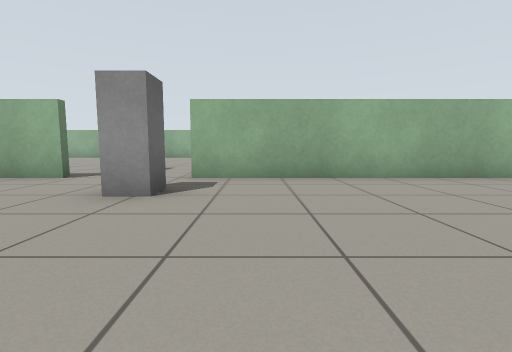
View 1 (above)

20 first-person views from a walk through a Gazebo world. The camera is 0.61 m above the floor, tilts 6° down and sees 85° across. The floor is counted in squares, 1 m on a side. Each view is taken from the middle of a square. On the plan, view 1 faces up. The plan holds only what a view shows up to about 9 squares ahead; the rest is blank.

View 2
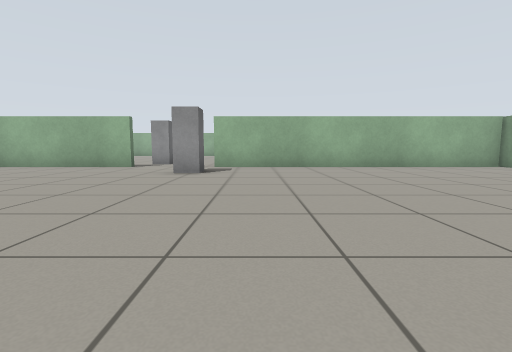

View 3
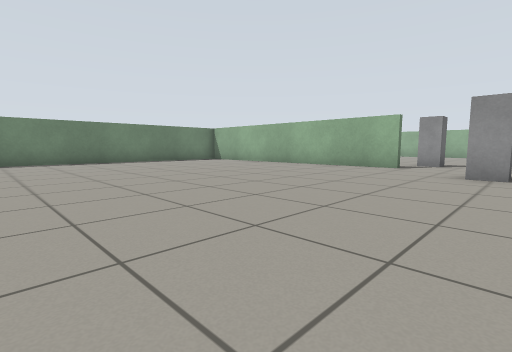

View 4
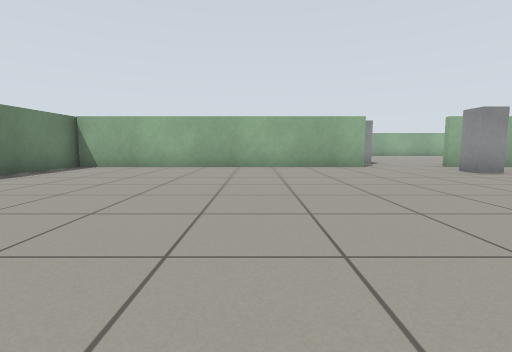

View 5
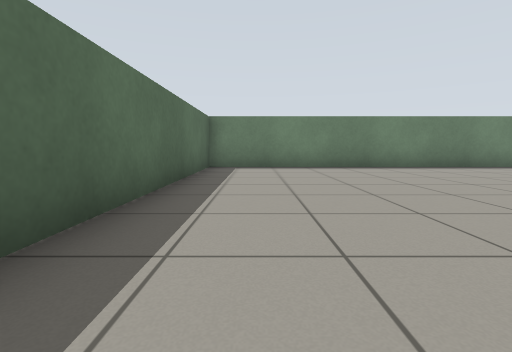

View 6
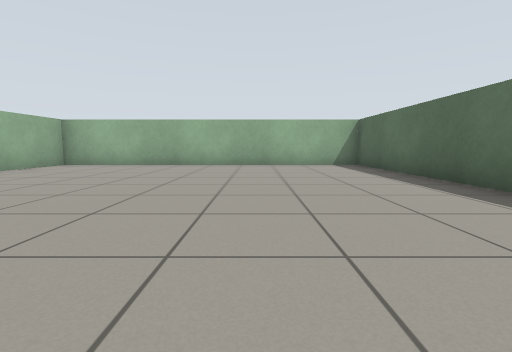

View 7
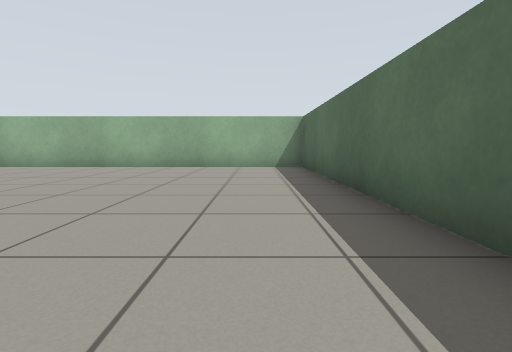

View 8
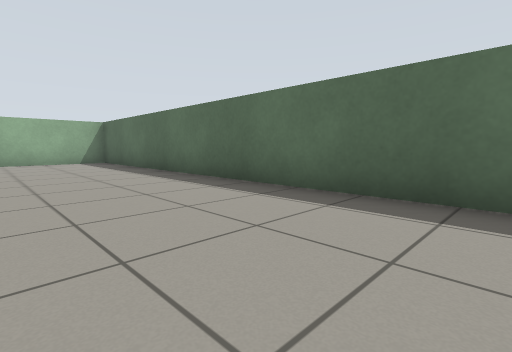

View 9
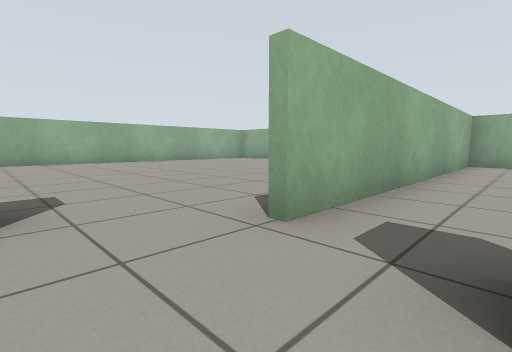

View 10
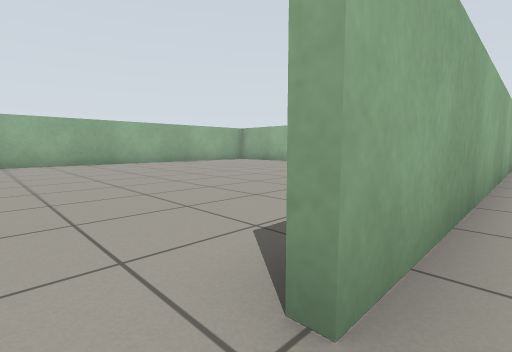

View 11
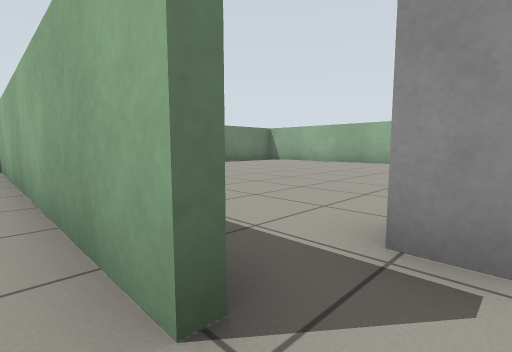

View 12
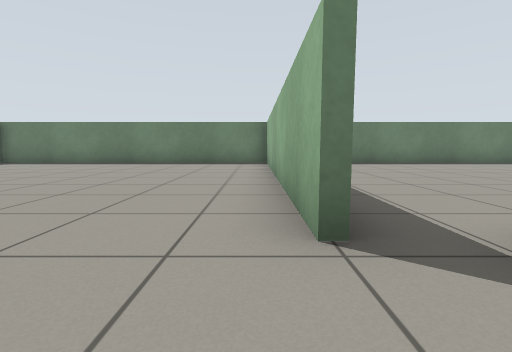

View 13
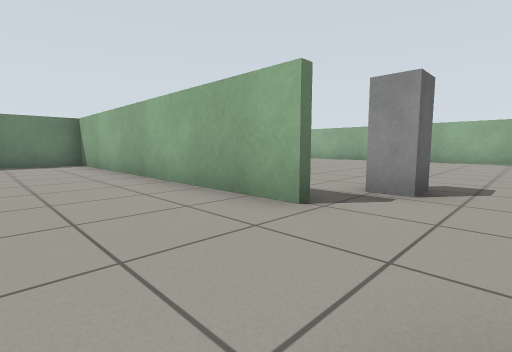

View 14
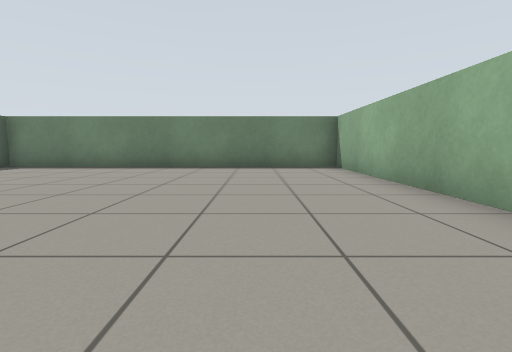

View 15
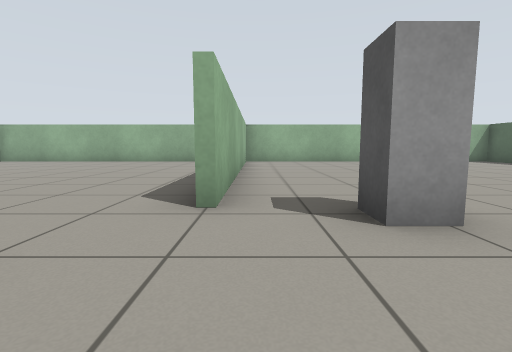

View 16
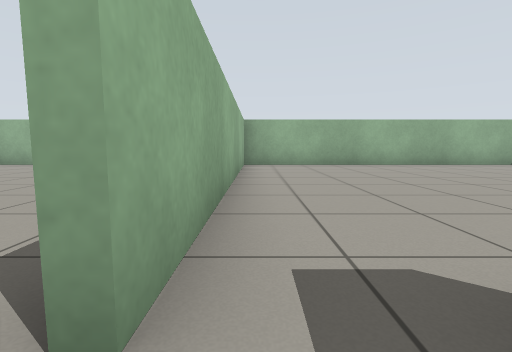

View 17
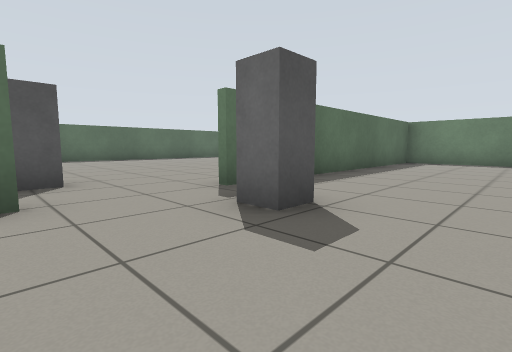

View 18
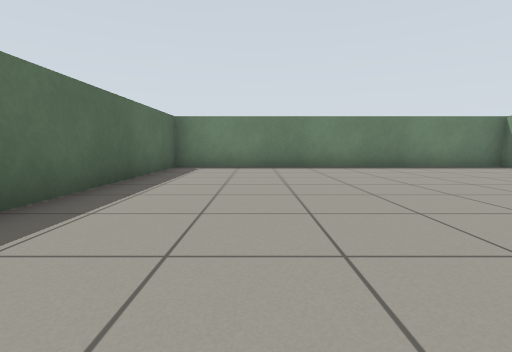

View 19
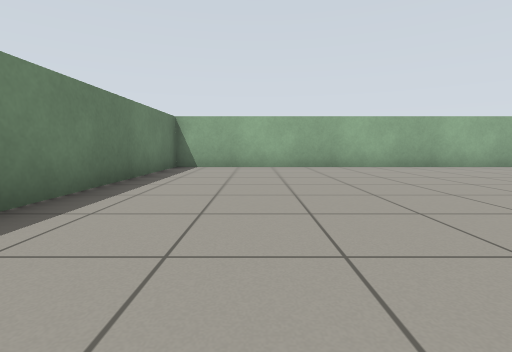

View 20
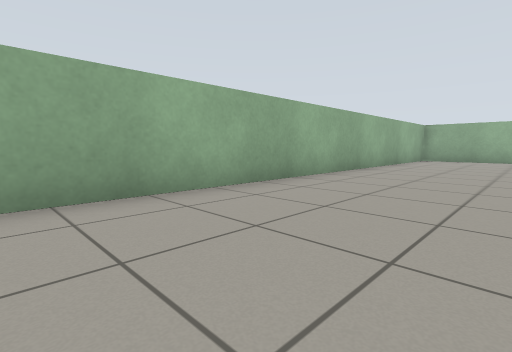

### Floor plan
Points are (right, up) in squares from view 1. A wall is a line through its corners. A room is listed if a view was taken in it or the views show most of it. See-through windows are left out.
Room 1 (views 1, 2, 3, 4, 5, 6, 7, 8, 9, 10, 11, 12, 13, 14, 15, 16)
walls: (-3.6, 5.4) (-12.4, 5.4); (-3.9, -4.4) (7.4, -4.4) (7.4, 5.4) (-1.4, 5.4); (-12.4, 6) (-12.4, -4.4) (-5.4, -4.4)
ways out: opening at (-2.5, 6) to room 2
objects: pillar (-2, 4)
Room 2 (views 17, 18, 19, 20)
walls: (3.5, 15.4) (-12.4, 15.4) (-12.4, 6); (-12.4, 5.6) (-6.1, 5.6)
ways out: opening at (-2.5, 6) to room 1
objects: pillar (-3, 7)

Positions as (right, up) in squares from view 1, and headings:
1: (0, 0), facing up
2: (0, -3), facing up
3: (-1, -3), facing up-left
4: (-7, -3), facing up
5: (-4, -3), facing left
6: (-2, -1), facing right
7: (-1, -3), facing right
8: (-4, -1), facing down-right
9: (-3, 4), facing up-right
10: (-2, 5), facing up-right
11: (-3, 5), facing up-left
12: (-2, 5), facing left
13: (-2, 3), facing up-left
14: (-4, 3), facing left
15: (-4, 5), facing right
16: (-2, 5), facing right
17: (-1, 9), facing down-left
18: (-4, 8), facing left
19: (-10, 7), facing up
20: (-6, 12), facing up-right
